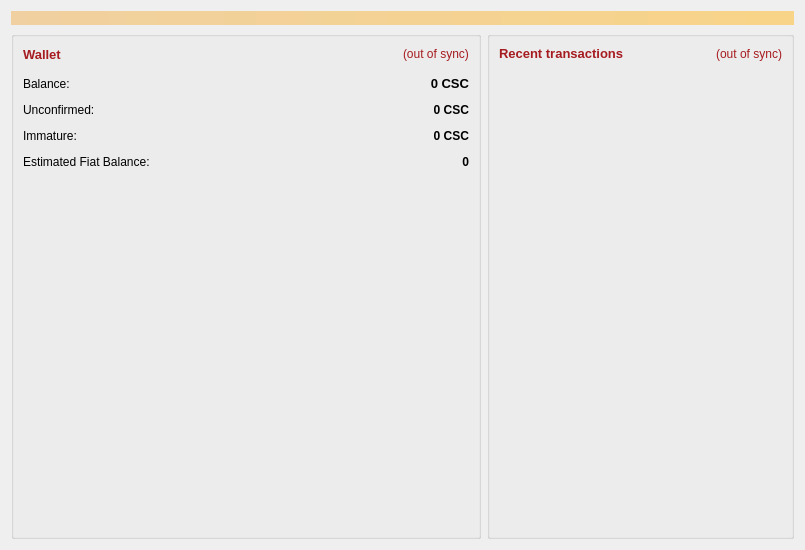
<?xml version="1.0" encoding="UTF-8"?>
<ui version="4.0">
 <class>OverviewPage</class>
 <widget class="QWidget" name="OverviewPage">
  <property name="geometry">
   <rect>
    <x>0</x>
    <y>0</y>
    <width>805</width>
    <height>550</height>
   </rect>
  </property>
  <property name="windowTitle">
   <string>Form</string>
  </property>
  <layout class="QVBoxLayout" name="topLayout">
   <item>
    <widget class="QLabel" name="labelAlerts">
     <property name="visible">
      <bool>false</bool>
     </property>
     <property name="styleSheet">
      <string notr="true">background-color: qlineargradient(x1: 0, y1: 0, x2: 1, y2: 0, stop:0 #F0D0A0, stop:1 #F8D488); color:#000000;</string>
     </property>
     <property name="wordWrap">
      <bool>true</bool>
     </property>
     <property name="margin">
      <number>3</number>
     </property>
    </widget>
   </item>
   <item>
    <layout class="QHBoxLayout" name="horizontalLayout" stretch="1,0">
     <item>
      <layout class="QVBoxLayout" name="verticalLayout_2">
       <property name="spacing">
        <number>7</number>
       </property>
       <item>
        <widget class="QGroupBox" name="groupBox">
         <property name="minimumSize">
          <size>
           <width>470</width>
           <height>0</height>
          </size>
         </property>
         <property name="maximumSize">
          <size>
           <width>470</width>
           <height>16777215</height>
          </size>
         </property>
         <layout class="QVBoxLayout" name="verticalLayout_4">
          <property name="topMargin">
           <number>7</number>
          </property>
          <property name="bottomMargin">
           <number>7</number>
          </property>
          <item>
           <layout class="QFormLayout" name="formLayout_2">
            <property name="fieldGrowthPolicy">
             <enum>QFormLayout::AllNonFixedFieldsGrow</enum>
            </property>
            <property name="horizontalSpacing">
             <number>12</number>
            </property>
            <property name="verticalSpacing">
             <number>12</number>
            </property>
            <item row="0" column="0" colspan="2">
             <layout class="QHBoxLayout" name="horizontalLayout_4">
              <item>
               <widget class="QLabel" name="label_5">
                <property name="font">
                 <font>
                  <pointsize>10</pointsize>
                  <weight>75</weight>
                  <bold>true</bold>
                 </font>
                </property>
                <property name="styleSheet">
                 <string notr="true">color: rgb(166, 27, 31);</string>
                </property>
                <property name="text">
                 <string>Wallet</string>
                </property>
               </widget>
              </item>
              <item>
               <spacer name="horizontalSpacer_2">
                <property name="orientation">
                 <enum>Qt::Horizontal</enum>
                </property>
                <property name="sizeHint" stdset="0">
                 <size>
                  <width>40</width>
                  <height>20</height>
                 </size>
                </property>
               </spacer>
              </item>
              <item>
               <widget class="QLabel" name="labelWalletStatus">
                <property name="toolTip">
                 <string>The displayed information may be out of date. Your wallet automatically synchronizes with the CasinoCoin network after a connection is established, but this process has not completed yet.</string>
                </property>
                <property name="styleSheet">
                 <string notr="true">color: rgb(166, 27, 31);</string>
                </property>
                <property name="text">
                 <string notr="true">(out of sync)</string>
                </property>
                <property name="alignment">
                 <set>Qt::AlignLeading|Qt::AlignLeft|Qt::AlignVCenter</set>
                </property>
               </widget>
              </item>
             </layout>
            </item>
            <item row="1" column="0">
             <widget class="QLabel" name="labelBalanceText">
              <property name="text">
               <string>Balance:</string>
              </property>
             </widget>
            </item>
            <item row="1" column="1">
             <widget class="QLabel" name="labelBalance">
              <property name="font">
               <font>
                <pointsize>10</pointsize>
                <weight>75</weight>
                <bold>true</bold>
               </font>
              </property>
              <property name="cursor">
               <cursorShape>IBeamCursor</cursorShape>
              </property>
              <property name="toolTip">
               <string>Your current balance</string>
              </property>
              <property name="text">
               <string notr="true">0 CSC</string>
              </property>
              <property name="alignment">
               <set>Qt::AlignRight|Qt::AlignTrailing|Qt::AlignVCenter</set>
              </property>
              <property name="textInteractionFlags">
               <set>Qt::LinksAccessibleByMouse|Qt::TextSelectableByKeyboard|Qt::TextSelectableByMouse</set>
              </property>
             </widget>
            </item>
            <item row="2" column="0">
             <widget class="QLabel" name="labelUnconfirmedText">
              <property name="text">
               <string>Unconfirmed:</string>
              </property>
             </widget>
            </item>
            <item row="2" column="1">
             <widget class="QLabel" name="labelUnconfirmed">
              <property name="font">
               <font>
                <weight>75</weight>
                <bold>true</bold>
               </font>
              </property>
              <property name="cursor">
               <cursorShape>IBeamCursor</cursorShape>
              </property>
              <property name="toolTip">
               <string>Total of transactions that have yet to be confirmed, and do not yet count toward the current balance</string>
              </property>
              <property name="text">
               <string notr="true">0 CSC</string>
              </property>
              <property name="alignment">
               <set>Qt::AlignRight|Qt::AlignTrailing|Qt::AlignVCenter</set>
              </property>
              <property name="textInteractionFlags">
               <set>Qt::LinksAccessibleByMouse|Qt::TextSelectableByKeyboard|Qt::TextSelectableByMouse</set>
              </property>
             </widget>
            </item>
            <item row="3" column="0">
             <widget class="QLabel" name="labelImmatureText">
              <property name="text">
               <string>Immature:</string>
              </property>
             </widget>
            </item>
            <item row="3" column="1">
             <widget class="QLabel" name="labelImmature">
              <property name="font">
               <font>
                <weight>75</weight>
                <bold>true</bold>
               </font>
              </property>
              <property name="toolTip">
               <string>Mined balance that has not yet matured</string>
              </property>
              <property name="text">
               <string notr="true">0 CSC</string>
              </property>
              <property name="alignment">
               <set>Qt::AlignRight|Qt::AlignTrailing|Qt::AlignVCenter</set>
              </property>
              <property name="textInteractionFlags">
               <set>Qt::LinksAccessibleByMouse|Qt::TextSelectableByKeyboard|Qt::TextSelectableByMouse</set>
              </property>
             </widget>
            </item>
            <item row="4" column="0">
             <widget class="QLabel" name="labelBalanceFiatText">
              <property name="text">
               <string>Estimated Fiat Balance:</string>
              </property>
             </widget>
            </item>
            <item row="4" column="1">
             <widget class="QLabel" name="labelBalanceFiat">
              <property name="font">
               <font>
                <weight>75</weight>
                <bold>true</bold>
               </font>
              </property>
              <property name="toolTip">
               <string>Estimated Fiat balance calculated against current market value</string>
              </property>
              <property name="text">
               <string notr="true">0</string>
              </property>
              <property name="alignment">
               <set>Qt::AlignRight|Qt::AlignTrailing|Qt::AlignVCenter</set>
              </property>
              <property name="textInteractionFlags">
               <set>Qt::LinksAccessibleByMouse|Qt::TextSelectableByKeyboard|Qt::TextSelectableByMouse</set>
              </property>
             </widget>
            </item>
            <item row="5" column="0" colspan="2">
             <spacer name="verticalSpacer">
              <property name="orientation">
               <enum>Qt::Vertical</enum>
              </property>
              <property name="sizeHint" stdset="0">
               <size>
                <width>20</width>
                <height>100</height>
               </size>
              </property>
             </spacer>
            </item>
           </layout>
          </item>
          <item>
           <layout class="QVBoxLayout" name="verticalLayoutAdvertWidget"/>
          </item>
         </layout>
        </widget>
       </item>
      </layout>
     </item>
     <item>
      <layout class="QVBoxLayout" name="verticalLayout_3">
       <item>
        <widget class="QGroupBox" name="groupBox_2">
         <property name="minimumSize">
          <size>
           <width>150</width>
           <height>0</height>
          </size>
         </property>
         <layout class="QVBoxLayout" name="verticalLayout">
          <property name="topMargin">
           <number>7</number>
          </property>
          <property name="bottomMargin">
           <number>7</number>
          </property>
          <item>
           <layout class="QHBoxLayout" name="horizontalLayout_2">
            <item>
             <widget class="QLabel" name="label_4">
              <property name="font">
               <font>
                <pointsize>10</pointsize>
               </font>
              </property>
              <property name="styleSheet">
               <string notr="true">color: rgb(166, 27, 31);</string>
              </property>
              <property name="text">
               <string>&lt;b&gt;Recent transactions&lt;/b&gt;</string>
              </property>
             </widget>
            </item>
            <item>
             <spacer name="horizontalSpacer">
              <property name="orientation">
               <enum>Qt::Horizontal</enum>
              </property>
              <property name="sizeHint" stdset="0">
               <size>
                <width>40</width>
                <height>20</height>
               </size>
              </property>
             </spacer>
            </item>
            <item>
             <widget class="QLabel" name="labelTransactionsStatus">
              <property name="toolTip">
               <string>The displayed information may be out of date. Your wallet automatically synchronizes with the CasinoCoin network after a connection is established, but this process has not completed yet.</string>
              </property>
              <property name="styleSheet">
               <string notr="true">color: rgb(166, 27, 31);</string>
              </property>
              <property name="text">
               <string notr="true">(out of sync)</string>
              </property>
              <property name="alignment">
               <set>Qt::AlignRight|Qt::AlignTrailing|Qt::AlignVCenter</set>
              </property>
             </widget>
            </item>
           </layout>
          </item>
          <item>
           <widget class="QListView" name="listTransactions">
            <property name="styleSheet">
             <string notr="true">QListView { background: transparent; }</string>
            </property>
            <property name="frameShape">
             <enum>QFrame::NoFrame</enum>
            </property>
            <property name="verticalScrollBarPolicy">
             <enum>Qt::ScrollBarAlwaysOff</enum>
            </property>
            <property name="horizontalScrollBarPolicy">
             <enum>Qt::ScrollBarAlwaysOff</enum>
            </property>
            <property name="selectionMode">
             <enum>QAbstractItemView::NoSelection</enum>
            </property>
           </widget>
          </item>
         </layout>
        </widget>
       </item>
      </layout>
     </item>
    </layout>
   </item>
  </layout>
 </widget>
 <resources/>
 <connections/>
</ui>
